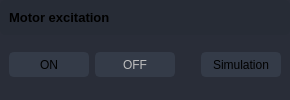
                    <widget class="QFrame" name="frame_div_Save_2">
                     <property name="minimumSize">
                      <size>
                       <width>0</width>
                       <height>65</height>
                      </size>
                     </property>
                     <property name="maximumSize">
                      <size>
                       <width>400</width>
                       <height>200</height>
                      </size>
                     </property>
                     <property name="styleSheet">
                      <string notr="true">background-color: rgb(41, 45, 56);
border-radius: 5px;
</string>
                     </property>
                     <property name="frameShape">
                      <enum>QFrame::NoFrame</enum>
                     </property>
                     <property name="frameShadow">
                      <enum>QFrame::Raised</enum>
                     </property>
                     <layout class="QVBoxLayout" name="verticalLayout_10">
                      <property name="spacing">
                       <number>0</number>
                      </property>
                      <property name="leftMargin">
                       <number>0</number>
                      </property>
                      <property name="topMargin">
                       <number>0</number>
                      </property>
                      <property name="rightMargin">
                       <number>0</number>
                      </property>
                      <property name="bottomMargin">
                       <number>0</number>
                      </property>
                      <item>
                       <widget class="QFrame" name="frame_title_filepath_2">
                        <property name="maximumSize">
                         <size>
                          <width>16777215</width>
                          <height>35</height>
                         </size>
                        </property>
                        <property name="styleSheet">
                         <string notr="true">background-color: rgb(39, 44, 54);</string>
                        </property>
                        <property name="frameShape">
                         <enum>QFrame::StyledPanel</enum>
                        </property>
                        <property name="frameShadow">
                         <enum>QFrame::Raised</enum>
                        </property>
                        <layout class="QVBoxLayout" name="verticalLayout_23">
                         <item>
                          <widget class="QLabel" name="label_title_Stimulation_2">
                           <property name="font">
                            <font>
                             <family>Segoe UI</family>
                             <pointsize>10</pointsize>
                             <weight>75</weight>
                             <bold>true</bold>
                            </font>
                           </property>
                           <property name="styleSheet">
                            <string notr="true"/>
                           </property>
                           <property name="text">
                            <string>Motor excitation</string>
                           </property>
                          </widget>
                         </item>
                        </layout>
                       </widget>
                      </item>
                      <item>
                       <widget class="QFrame" name="frame_content_filepath_2">
                        <property name="frameShape">
                         <enum>QFrame::NoFrame</enum>
                        </property>
                        <property name="frameShadow">
                         <enum>QFrame::Raised</enum>
                        </property>
                        <layout class="QHBoxLayout" name="horizontalLayout_11">
                         <property name="spacing">
                          <number>6</number>
                         </property>
                         <property name="topMargin">
                          <number>0</number>
                         </property>
                         <property name="bottomMargin">
                          <number>6</number>
                         </property>
                         <item>
                          <layout class="QHBoxLayout" name="hLayout_Stimulation_2">
                           <property name="spacing">
                            <number>6</number>
                           </property>
                           <item>
                            <widget class="QPushButton" name="pushButton_ServoON">
                             <property name="enabled">
                              <bool>true</bool>
                             </property>
                             <property name="minimumSize">
                              <size>
                               <width>80</width>
                               <height>25</height>
                              </size>
                             </property>
                             <property name="font">
                              <font>
                               <family>Segoe UI</family>
                               <pointsize>9</pointsize>
                              </font>
                             </property>
                             <property name="styleSheet">
                              <string notr="true">QPushButton {
	border: 2px solid rgb(52, 59, 72);
	border-radius: 5px;	
	background-color: rgb(52, 59, 72);
}
QPushButton:hover {
	background-color: rgb(57, 65, 80);
	border: 2px solid rgb(61, 70, 86);
}
QPushButton:pressed {	
	background-color: rgb(35, 40, 49);
	border: 2px solid rgb(43, 50, 61);
}</string>
                             </property>
                             <property name="text">
                              <string>ON</string>
                             </property>
                             <property name="icon">
                              <iconset>
                               <normaloff>:/16x16/icons/16x16/cil-media-play.png</normaloff>:/16x16/icons/16x16/cil-media-play.png</iconset>
                             </property>
                             <property name="shortcut">
                              <string>4</string>
                             </property>
                             <property name="checkable">
                              <bool>false</bool>
                             </property>
                             <property name="checked">
                              <bool>false</bool>
                             </property>
                            </widget>
                           </item>
                           <item>
                            <widget class="QPushButton" name="pushButton_ServoOFF">
                             <property name="enabled">
                              <bool>false</bool>
                             </property>
                             <property name="minimumSize">
                              <size>
                               <width>80</width>
                               <height>25</height>
                              </size>
                             </property>
                             <property name="font">
                              <font>
                               <family>Segoe UI</family>
                              </font>
                             </property>
                             <property name="styleSheet">
                              <string notr="true">QPushButton {
	border: 2px solid rgb(52, 59, 72);
	border-radius: 5px;	
	background-color: rgb(52, 59, 72);
}
QPushButton:hover {
	background-color: rgb(57, 65, 80);
	border: 2px solid rgb(61, 70, 86);
}
QPushButton:pressed {	
	background-color: rgb(35, 40, 49);
	border: 2px solid rgb(43, 50, 61);
}</string>
                             </property>
                             <property name="text">
                              <string>OFF</string>
                             </property>
                             <property name="shortcut">
                              <string>5</string>
                             </property>
                            </widget>
                           </item>
                           <item>
                            <spacer name="horizontalSpacer_2">
                             <property name="orientation">
                              <enum>Qt::Horizontal</enum>
                             </property>
                             <property name="sizeHint" stdset="0">
                              <size>
                               <width>20</width>
                               <height>20</height>
                              </size>
                             </property>
                            </spacer>
                           </item>
                           <item>
                            <widget class="QPushButton" name="pushButton_MotorSimulate">
                             <property name="minimumSize">
                              <size>
                               <width>80</width>
                               <height>25</height>
                              </size>
                             </property>
                             <property name="font">
                              <font>
                               <family>Segoe UI</family>
                              </font>
                             </property>
                             <property name="styleSheet">
                              <string notr="true">QPushButton {
	border: 2px solid rgb(52, 59, 72);
	border-radius: 5px;	
	background-color: rgb(52, 59, 72);
}
QPushButton:hover {
	background-color: rgb(57, 65, 80);
	border: 2px solid rgb(61, 70, 86);
}
QPushButton:pressed {	
	background-color: rgb(35, 40, 49);
	border: 2px solid rgb(43, 50, 61);
}</string>
                             </property>
                             <property name="text">
                              <string>Simulation</string>
                             </property>
                            </widget>
                           </item>
                          </layout>
                         </item>
                        </layout>
                       </widget>
                      </item>
                     </layout>
                    </widget>
